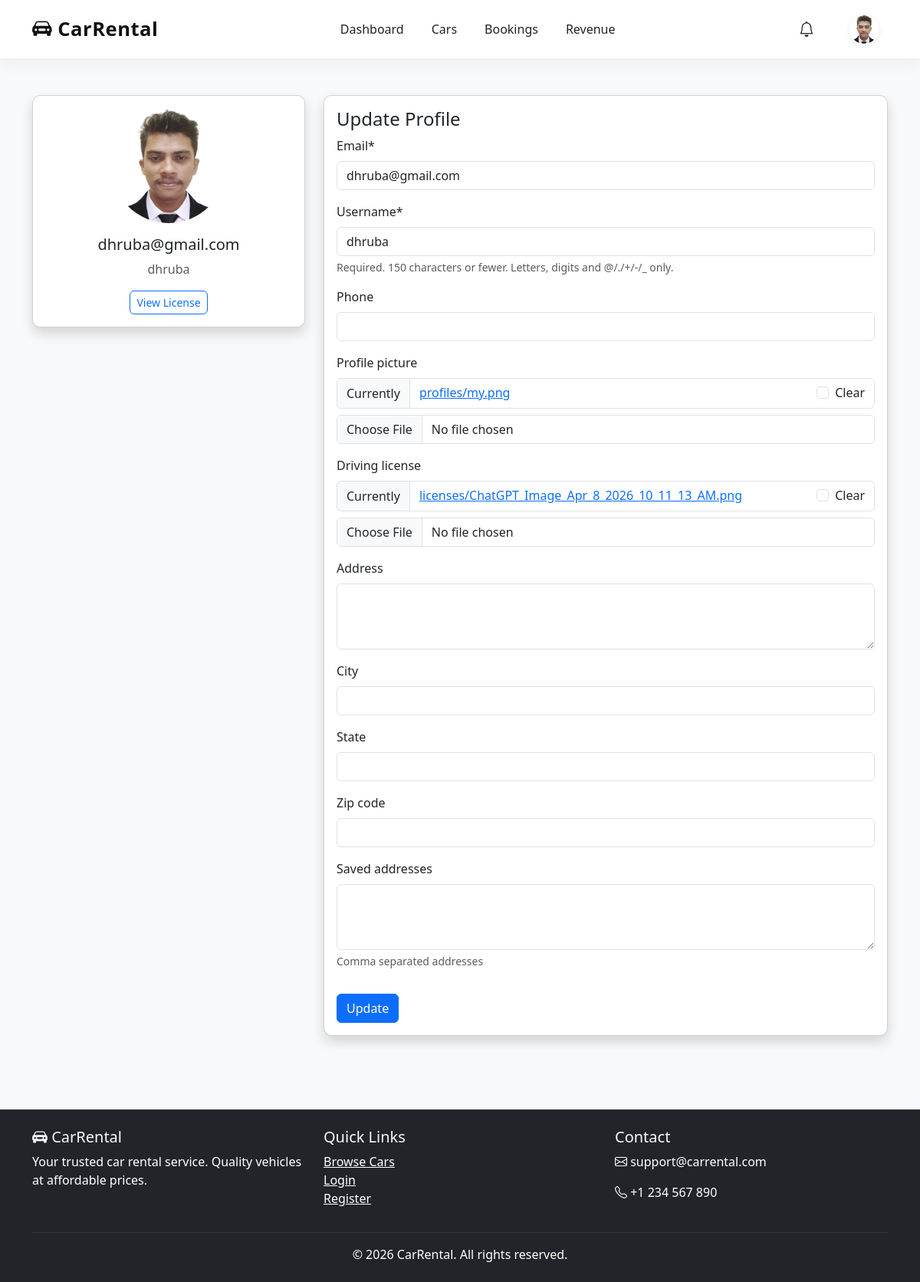
The app's page /profile/ (signed in) with its own data.
### accounts/models.py (models this page shows, shortened)
class User(AbstractUser):
    email = models.EmailField(unique=True)
    phone = models.CharField(max_length=20, blank=True, null=True)
    is_blocked = models.BooleanField(default=False)
    USERNAME_FIELD = 'email'
    REQUIRED_FIELDS = ['username']

class Profile(models.Model):
    user = models.OneToOneField(User, on_delete=models.CASCADE, related_name='profile')
    profile_picture = models.ImageField(upload_to='profiles/', blank=True, null=True)
    driving_license = models.ImageField(upload_to='licenses/', blank=True, null=True)
    phone = models.CharField(max_length=20, blank=True, null=True)
    address = models.TextField(blank=True, null=True)
    city = models.CharField(max_length=100, blank=True, null=True)
    state = models.CharField(max_length=100, blank=True, null=True)
    zip_code = models.CharField(max_length=20, blank=True, null=True)
    saved_addresses = models.TextField(blank=True, null=True, help_text="Comma separated addresses")
    created_at = models.DateTimeField(auto_now_add=True)
    updated_at = models.DateTimeField(auto_now=True)

### accounts/views.py (the view)
# urls.py: path('profile/', views.profile, name='profile'),
@login_required
def profile(request):
    profile, created = Profile.objects.get_or_create(user=request.user)
    if request.method == 'POST':
        u_form = UserUpdateForm(request.POST, instance=request.user)
        p_form = ProfileUpdateForm(request.POST, request.FILES, instance=profile)
        if u_form.is_valid() and p_form.is_valid():
            u_form.save()
            p_form.save()
            messages.success(request, 'Profile updated!')
            return redirect('profile')
    else:
        u_form = UserUpdateForm(instance=request.user)
        p_form = ProfileUpdateForm(instance=profile)
    if request.user.is_staff or request.user.is_superuser:
        template = 'admin.html'
    else:
        template = 'base.html'
    return render(request, 'accounts/profile.html', {'u_form': u_form, 'p_form': p_form, 'template': template})

### accounts/forms.py
class UserUpdateForm(forms.ModelForm):
    class Meta:
        model = User
        fields = ['email', 'username']

class ProfileUpdateForm(forms.ModelForm):
    class Meta:
        model = Profile
        fields = ['phone', 'profile_picture', 'driving_license', 'address', 'city', 'state', 'zip_code', 'saved_addresses']
        widgets = {
            'address': forms.Textarea(attrs={'rows': 3}),
            'saved_addresses': forms.Textarea(attrs={'rows': 3}),
        }

### templates/accounts/profile.html (shortened to what this page needs)
{% extends template %}
{% load crispy_forms_tags %}
{% block content %}
<div class="container py-5">
    <div class="row">
        <div class="col-md-4">
            <div class="card shadow text-center">
                <div class="card-body">
                    {% if user.profile.profile_picture %}
                    <img src="{{ user.profile.profile_picture.url }}" class="rounded-circle img-fluid mb-3" style="width: 150px; height: 150px; object-fit: cover;">
                    {% else %}
                    <div class="bg-secondary rounded-circle d-inline-flex align-items-center justify-content-center mb-3" style="width: 150px; height: 150px;">
                        <i class="bi bi-person text-white" style="font-size: 4rem;"></i>
                    </div>
                    {% endif %}
                    <h5>{{ user.email }}</h5>
                    <p class="text-muted">{{ user.username }}</p>
                    {% if user.profile.driving_license %}
                    <a href="{{ user.profile.driving_license.url }}" target="_blank" class="btn btn-sm btn-outline-primary">View License</a>
                    {% endif %}
                </div>
            </div>
        </div>
        <div class="col-md-8">
            <div class="card shadow">
                <div class="card-body">
                    <h4>Update Profile</h4>
                    <form method="post" enctype="multipart/form-data">
                        {{ u_form|crispy }}
                        {{ p_form|crispy }}
                        <button type="submit" class="btn btn-primary mt-3">Update</button>
                    </form>
                </div>
            </div>
        </div>
    </div>
</div>
{% endblock %}

### templates/admin.html (shortened to what this page needs)
<!DOCTYPE html>
<html lang="en">
<head>
    <link href="https://cdn.jsdelivr.net/npm/bootstrap@5.3.2/dist/css/bootstrap.min.css" rel="stylesheet">
    <link rel="stylesheet" href="https://cdn.jsdelivr.net/npm/bootstrap-icons@1.11.1/font/bootstrap-icons.css">
    {% load static %}
    <link rel="stylesheet" href="{% static 'css/style.css' %}">
</head>
<body>
    <nav class="navbar navbar-expand-lg custom-navbar sticky-top">
    <div class="container">
        <a class="navbar-brand fw-bold" href="{% url 'dashboard_home' %}">
            <i class="bi bi-car-front-fill"></i> CarRental
        </a>
        <div class="collapse navbar-collapse" id="navbarNav">
            <ul class="navbar-nav mx-auto">
                <li class="nav-item">
                    <a class="nav-link nav-animate" href="{% url 'dashboard_home' %}">
                        Dashboard
                    </a>
                </li>
                <li class="nav-item">
                    <a class="nav-link nav-animate" href="{% url 'admin_cars' %}">
                        Cars
                    </a>
                </li>
                {% if user.is_authenticated %}
                <li class="nav-item">
                    <a class="nav-link nav-animate" href="{% url 'admin_bookings' %}">
                        Bookings
                    </a>
                </li>
                {% endif %}
                <li class="nav-item">
                    <a class="nav-link nav-animate" href="{% url 'revenue_dashboard' %}">
                        Revenue
                    </a>
                </li>
            </ul>
            <ul class="navbar-nav align-items-center">
                {% if user.is_authenticated %}
                <li class="nav-item dropdown me-3">
    <a class="nav-link position-relative"
    href="#"
    role="button"
    data-bs-toggle="dropdown">
        <i class="bi bi-bell fs-5"></i>
    </a>
</li>
                <li class="nav-item dropdown">
    <a class="nav-link dropdown-togglea border-0 p-0"
       href="#"
       data-bs-toggle="dropdown">
        {% if user.profile.profile_picture %}
            <img src="{{ user.profile.profile_picture.url }}"
                 alt="Profile"
                 width="42"
                 height="42"
                 class="rounded-circle object-fit-cover border border-2 border-light shadow-sm">
        {% else %}
            <i class="bi bi-person-circle fs-2 text-light"></i>
        {% endif %}
    </a>
</li>
                {% endif %}
            </ul>
        </div>
    </div>
</nav>
    {% block content %}{% endblock %}
    <footer class="bg-dark text-light py-4 mt-5">
        <div class="container">
            <div class="row">
                <div class="col-md-4">
                    <h5><i class="bi bi-car-front-fill"></i> CarRental</h5>
                    <p class="text-white">Your trusted car rental service. Quality vehicles at affordable prices.</p>
                </div>
                <div class="col-md-4">
                    <h5>Quick Links</h5>
                    <ul class="list-unstyled">
                        <li><a href="{% url 'car_list' %}" class="text-white important">Browse Cars</a></li>
                        <li><a href="{% url 'login' %}" class="text-white">Login</a></li>
                        <li><a href="{% url 'register' %}" class="text-white">Register</a></li>
                    </ul>
                </div>
                <div class="col-md-4">
                    <h5>Contact</h5>
                    <p class="text-white"><i class="bi bi-envelope"></i> support@carrental.com</p>
                    <p class="text-white"><i class="bi bi-telephone"></i> +1 234 567 890</p>
                </div>
            </div>
            <hr class="border-secondary">
            <p class="text-center text-white mb-0">&copy; 2026 CarRental. All rights reserved.</p>
        </div>
    </footer>
</body>
</html>

### static/css/style.css (style rules this page uses)
body { font-family: 'Segoe UI', Tahoma, Geneva, Verdana, sans-serif; background-color: #f8f9fa; }
.card { transition: transform 0.2s, box-shadow 0.2s; border-radius: 10px; overflow: hidden; }
.btn { border-radius: 6px; }
.navbar { box-shadow: 0 2px 10px rgba(0,0,0,0.1); }
footer { margin-top: auto; }

### templates/admin.html (style rules this page uses)
.custom-navbar { background: rgba(255,255,255,0.92); backdrop-filter: blur(12px); padding: 14px 0; box-shadow: 0 4px 25px rgba(0,0,0,0.06); animation: navbarFade 0.7s ease; transition: all 0.4s ease; z-index: 999; }
.navbar-brand { color: #111 !important; font-size: 1.6rem; letter-spacing: 0.5px; transition: 0.3s ease; }
.nav-link { color: #222 !important; font-weight: 500; margin: 0 10px; position: relative; transition: all 0.3s ease; }
.nav-animate::after { content: ''; position: absolute; left: 0; bottom: 0; width: 0%; height: 2px; background: #000; transition: 0.4s ease; }

### records on screen
User: profile.profile_picture (picture), email "dhruba@gmail.com", username "dhruba"
